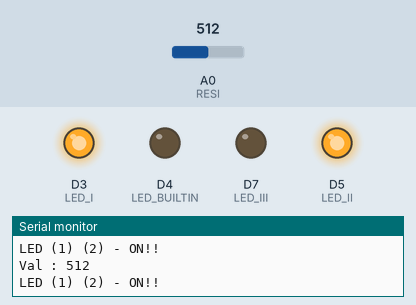
Recording of a sketch running on a simulated ESP8266 (NodeMCU). Parts: output pins drawn as LEDs (lit = HIGH, except the on-board LED, lit = LOW), the last lines printed to the serial monitor. Inputs (shaded band) come from the test bench; at power-on: A0 (RESI) = 512. WiFi joins after 1.5 s; servers stay silent unless stated.

Above: at 2.7 s.
2.8 s: A0 (RESI) set to 458
4.7 s: A0 (RESI) set to 441
At 5.8 s:
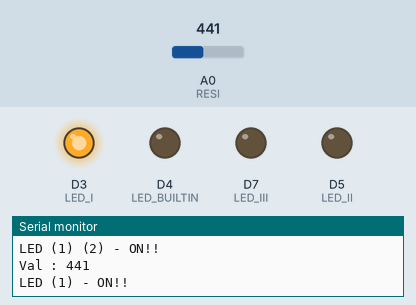
7.0 s: A0 (RESI) set to 610
At 8.6 s:
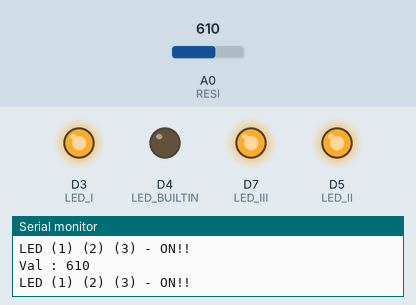
9.0 s: A0 (RESI) set to 584
At 10.1 s:
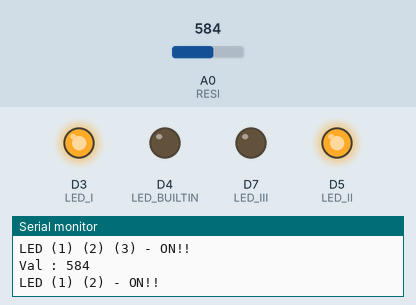
11.0 s: A0 (RESI) set to 716
At 12.8 s:
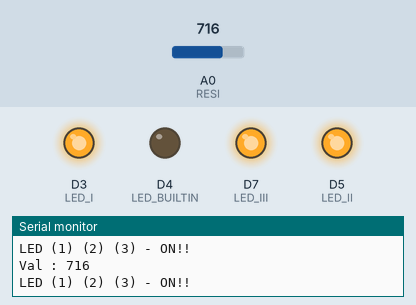
Timing chart, 0 to 14.0 s (numbered marks = the images above; inputs shaded):
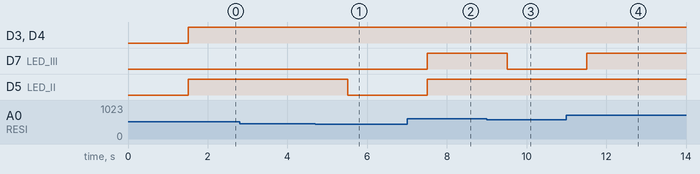

Measured:
- the behaviour switches between 450 and 449 on A0 (RESI) (found by bisection; images 0 and 1)
- the behaviour switches between 600 and 599 on A0 (RESI) (found by bisection; images 2 and 3)
- after the input at 4.7 s, D5 (LED_II): HIGH → LOW after 0.81 s
- after the input at 7.0 s, D7 (LED_III), D5 (LED_II): LOW → HIGH after 0.51 s
- after the input at 9.0 s, D7 (LED_III): HIGH → LOW after 0.51 s
- after the input at 11.0 s, D7 (LED_III): LOW → HIGH after 0.51 s

The sketch:

NodeMCU_WebServer_LED_RESI.ino
```cpp
#include <ESP8266WiFi.h>

// Declare WiFi to connect (Change it to your WiFi's Info)
#define ssid      "WiFi's Name"
#define password  "WiFi's Password"

#define RESI A0       // CDS Sensor Pin
#define LED_I     D3  // LED 1  Pin
#define LED_II    D5  // LED 2  Pin
#define LED_III   D7  // LED 3  Pin

WiFiServer server(80);  // Declare Port number : 80 to communicate on HTTP

void setup() {
  Serial.begin(115200);

  WiFi.mode(WIFI_STA);
  WiFi.begin(ssid, password);

  while (WiFi.status() != WL_CONNECTED) {
    delay(500);
    Serial.print(".");
  }

  Serial.print("Connecting to : ");
  Serial.println(ssid);

  Serial.println("\nWiFi Connected!");

  Serial.print("Connected IP Address : ");
  Serial.println(WiFi.localIP());

  server.begin();
  Serial.println("Server Started!\n");

  pinMode(RESI, INPUT);
  pinMode(LED_I, OUTPUT);
  pinMode(LED_II, OUTPUT);
  pinMode(LED_III, OUTPUT);
  pinMode(LED_BUILTIN, OUTPUT);
}

void loop() {
  int val = analogRead(RESI);

  Serial.print("Val : ");
  Serial.println(val);

  WiFiClient client = server.available();

  client.println("HTTP/1.1 200 OK");                                                                    // Response status code informs successsing!
  client.println("Content-Type: text/html");                                                            // Content's Type : Text/HTML
  client.println("Connection: close");                                                                  // The connection will be closed after completion of the response.
  client.println("Refresh: 1");                                                                         // Refreshing the webpage every second.
  client.println("<!DOCTYPE html>");                                                                    // Inform the webpage's written as HTML5
  client.println("<html xmlns='http://www.w3.org/1999/xhtml'>");                                        // Specify to HTML validity check.
  client.println("<head>\n<meta http-equiv='Content-Type' content='text/html; charset=utf-8' />");

  client.println("<title>LED_Resistor Control for test</title>");                                       // Set Webpage's Title
  client.println("</head>\n<body>");
  client.println("<center>");
  client.println("<H1>NodeMCU ESP8266 0.9 - LED + Resistor Control</H1>");                             	// Page's Content Title

  client.println("<br>");
  client.println("<br>");


  // Setting CDS Sensor's value to LED ON / OFF
  if (val < 250)
  {
    client.print("<H2>Day</H2>");
    client.println("<H3>LED_BUILTIN ON!</H3>");
    client.println("<H4>RESI Sensor Value</H4>");
    client.println(val);

    digitalWrite(LED_I, LOW);
    digitalWrite(LED_II, LOW);
    digitalWrite(LED_III, LOW);
    digitalWrite(LED_BUILTIN, LOW);
    Serial.println("LED BUILTIN - ON!!\n");
  }

  else if ( (val > 250) && (val < 450) )
  {
    client.print("<H2>Dusk</H2>");
    client.println("<H3>LED (1) - ON!!</H3>");
    client.println("<H4>RESI Sensor Value</H4>");
    client.println(val);

    digitalWrite(LED_I, HIGH);
    digitalWrite(LED_II, LOW);
    digitalWrite(LED_III, LOW);
    digitalWrite(LED_BUILTIN, HIGH);
    Serial.println("LED (1) - ON!!\n");
  }

  else if ( (val > 450) && (val < 600) )
  {
    client.print("<H2>Night</H2>");
    client.println("<H3>LED (1) (2) - ON!!!</H3>");
    client.println("<H4>RESI Sensor Value</H4>");
    client.println(val);

    digitalWrite(LED_I, HIGH);
    digitalWrite(LED_II, HIGH);
    digitalWrite(LED_III, LOW);
    digitalWrite(LED_BUILTIN, HIGH);
    Serial.println("LED (1) (2) - ON!!\n");
  }

  else if ( (val > 600))
  {
    client.print("<H2>Midnight</H2>");
    client.println("<H3>LED (1) (2) (3) - ON!!</H3>");
    client.println("<H4>RESI Sensor Value</H4>");
    client.println(val);

    digitalWrite(LED_I, HIGH);
    digitalWrite(LED_II, HIGH);
    digitalWrite(LED_III, HIGH);
    digitalWrite(LED_BUILTIN, HIGH);
    Serial.println("LED (1) (2) (3) - ON!!\n");
  }

  client.println("<br>");
  client.println("<br>");

  client.println("<pre>");
  client.print("</body>\n</html>");

  delay(1000);
}
```
